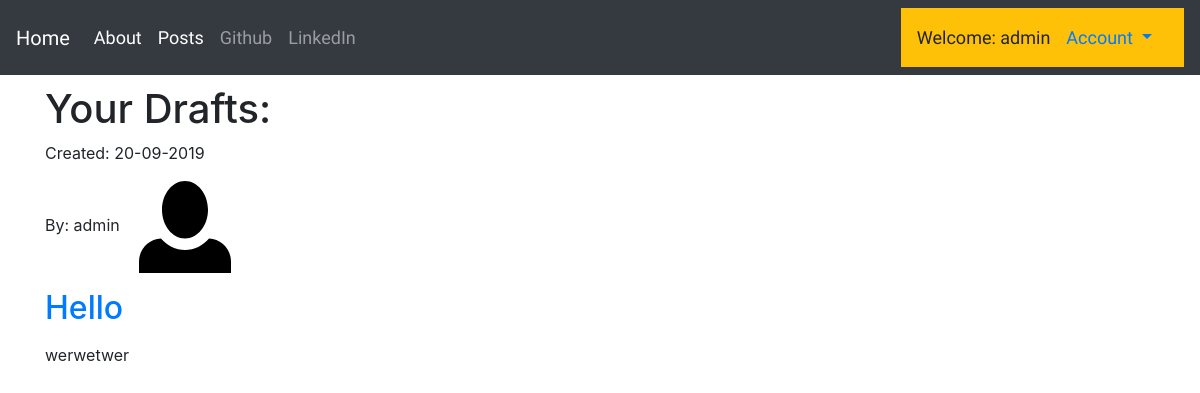
/blog/drafts/ (signed in), run on the app's committed database.
### blog/models.py (models this page shows, shortened)
class Post(models.Model):
    class Meta:
        app_label = 'blog'
    author = models.ForeignKey('auth.User',on_delete=models.CASCADE,blank=True)
    title = models.CharField(max_length=200)
    text = models.TextField()
    create_date = models.DateTimeField(default=timezone.now)
    published_date = models.DateTimeField(blank=True,null=True)
    def get_author_profile_pic(self):
        username = self.author.username
        if(username == "admin"):
            return ""
        else:
            try:
                pic = get_object_or_404(UserProfileInfo,user_id=get_object_or_404(User,username=username).id).profile_pic.url
            except ValueError:
                return ""
            return pic

### blog/views.py (the view)
# urls.py: path('drafts/',views.DraftListView.as_view(),name='post_drafts'),
class DraftListView(LoginRequiredMixin, ListView):
    login_url = '/login/'
    template_name = 'blog/post_draft_list.html'
    context_object_name = 'posts'
    model = Post
    def get_queryset(self):
        return Post.objects.filter(published_date__isnull=True,
                author=get_object_or_404(User,username=self.request.user).id).order_by('create_date')

### blog/templates/blog/post_draft_list.html
{% extends "blog/base.html" %}
{% load static %}
{% block content %}
<h1>Your Drafts:</h1>
{% for post in posts %}
	<div class="post">
		<p class="date">Created: {{post.create_date|date:"d-m-Y"}}</p>
		<p>By: {{post.author}}
		<img class="rounded col-sm-2" src={{post.get_author_profile_pic|default:"/static/iconic/svg/person.svg"}} alt="Author Profile Picture">
		</p>
		<h2><a href="{% url 'blog:post_detail' pk=post.pk %}">{{post.title}}</a></h2>
		<p>{{post.text|safe|truncatechars:200}}</p>
	</div>
	{% endfor %}
{% endblock %}

### blog/templates/blog/base.html (shortened to what this page needs)
<!doctype html>
{% load static %}
<html lang="en">
  <head>
    <link rel="stylesheet" href="https://stackpath.bootstrapcdn.com/bootstrap/4.3.1/css/bootstrap.min.css">
	<link rel="stylesheet" href="//cdn.jsdelivr.net/npm/medium-editor@latest/dist/css/medium-editor.min.css" type="text/css" media="screen" charset="utf-8">
	<link rel="stylesheet" href="{% static 'css/blog.css' %}">
<nav class="nav navbar navbar-expand-lg navbar-dark bg-dark techfont">
	<a class="navbar-brand" href="{% url 'basic_app:index' %}">Home</a>
  <div class="collapse navbar-collapse" id="navbarSupportedContent">
    <ul class="navbar-nav mr-auto">
      <li class="nav-item active">
		  <a class="nav-link" href="{% url 'blog:about' %}">About<span class="sr-only">(current)</span></a>
      </li>
	  <li class="nav-item active">
		  <a class="nav-link" href="{% url 'blog:post_list' %}">Posts</a>
	  </li>
      <li class="nav-item">
        <a class="nav-link" href="https://www.github.com/Edhotmetal/Django-Project">Github</a>
      </li>
	  <li class="nav-item">
		  <a class="nav-link" href="https://www.linkedin.com/in/fernandez-edward/">LinkedIn</a>
	  </li>
    </ul>
		  <ul class="nav navbar navbar-light bg-warning navbar-right">
			{% if user.is_authenticated %}
				<a>Welcome: {{ user.username }}</a>
			{% endif %}
		  <li class="nav-item dropdown">
			<a class="nav-link dropdown-toggle" href="#" id="navbarDropdown" role="button" data-toggle="dropdown" aria-haspopup="true" aria-expanded="false">
			  Account
			</a>
		  </li>
	  </ul>
	  </div>
</nav>
<div class="content container">
	<div class="row">
		<div class="col-md-8">
			<div class="blog_posts">
				{% block content %}
				{% endblock %}
			</div>
		</div>
	</div>
</div>
</html>

### blog/static/css/blog.css (style rules this page uses)
.techfont { font-family: 'Russo One', sans-serif; font-size: 18px; margin-bottom: 10px; }

### data on the page
Post: create_date "20-09-2019", author "admin", title "Hello", text "werwetwer"

### other printed values
{{ user.username }} "admin"
